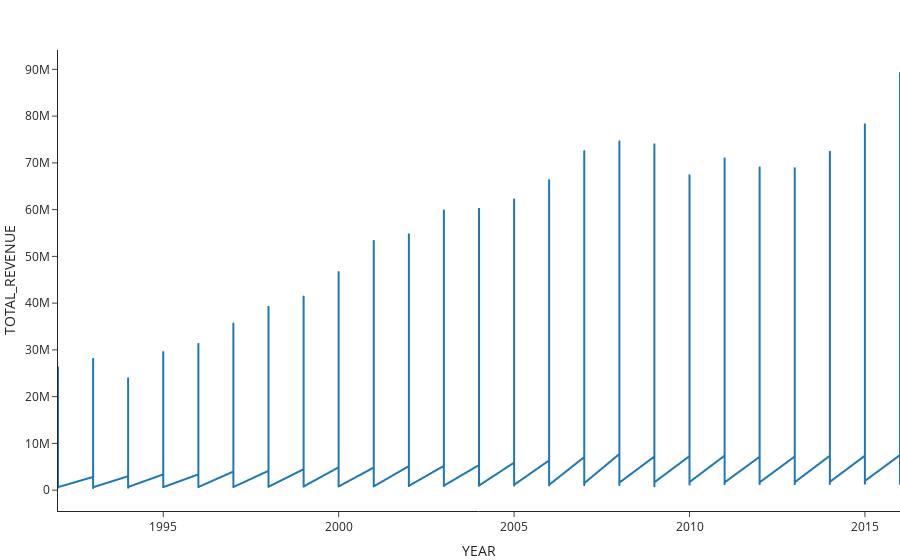

Notebook code for this chart:
### Code cell
# "TOTAL_REVENUE" by "YEAR"
fig = plot_analysis(df_rev_exp_year, "TOTAL_REVENUE")
fig.show()

### Figure 1 — Plotly figure (JSON) as saved in the notebook; plotly's stock layout.template omitted (floating-point values rounded to 4 significant figures; data arrays with more than 128 entries replaced by an {"elided": "..."} marker saying what was removed)
{"data": [{"hovertemplate": "<b>%{hovertext}</b><br><br>YEAR=%{x}<br>TOTAL_REVENUE=%{y}<extra></extra>", "hovertext": {"elided": "1275 int values"}, "legendgroup": "", "line": {"color": "#1F77B4", "dash": "solid"}, "mode": "lines", "name": "", "showlegend": false, "type": "scattergl", "x": {"elided": "1275 int values"}, "xaxis": "x", "y": {"elided": "1275 int values"}, "yaxis": "y"}], "layout": {"hovermode": "x unified", "legend": {"tracegroupgap": 0}, "margin": {"b": 5, "l": 0, "r": 0, "t": 50}, "xaxis": {"anchor": "y", "domain": [0, 1], "title": {"text": "YEAR"}}, "yaxis": {"anchor": "x", "domain": [0, 1], "title": {"text": "TOTAL_REVENUE"}}}}
